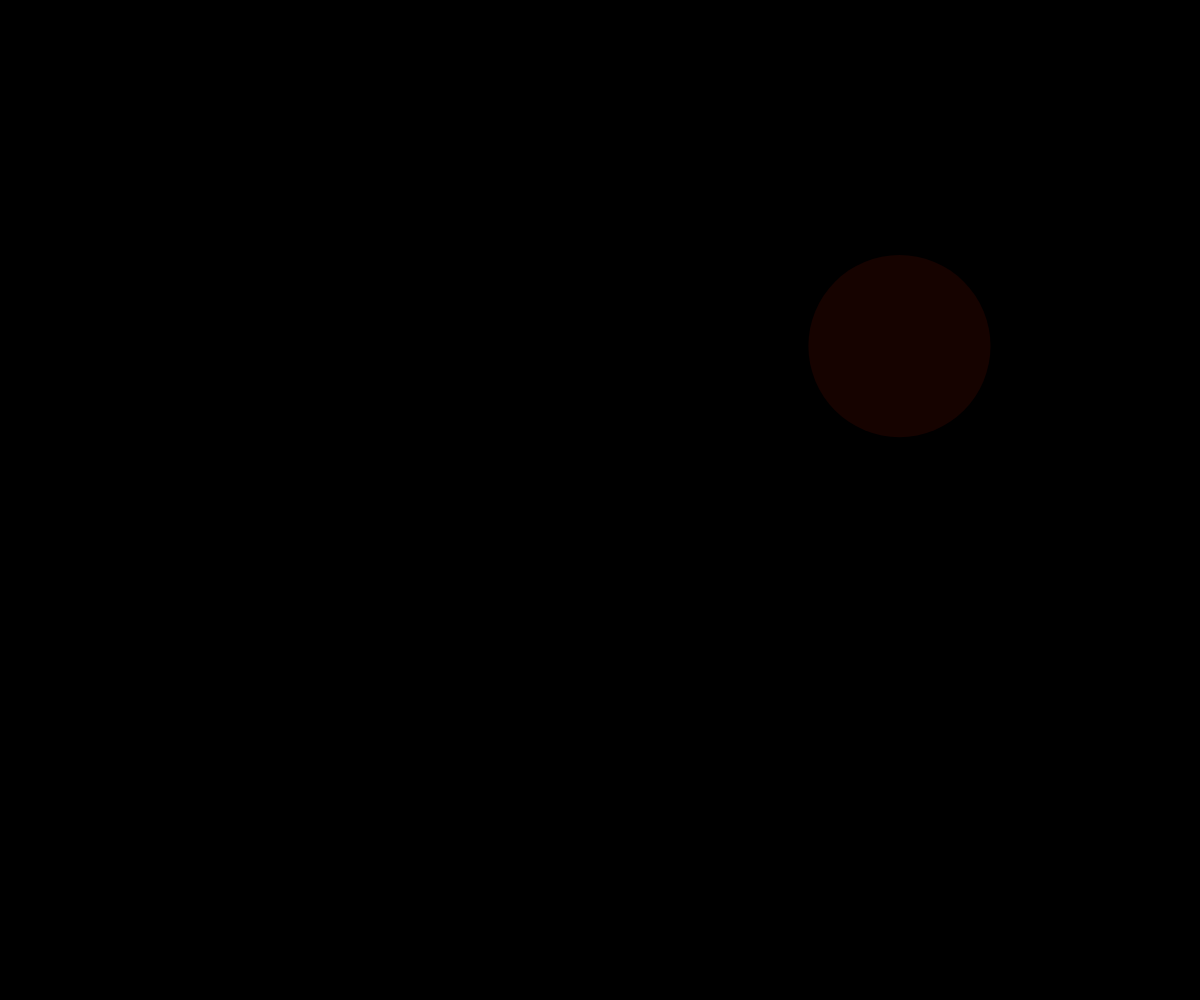
Frame 1 (no input)
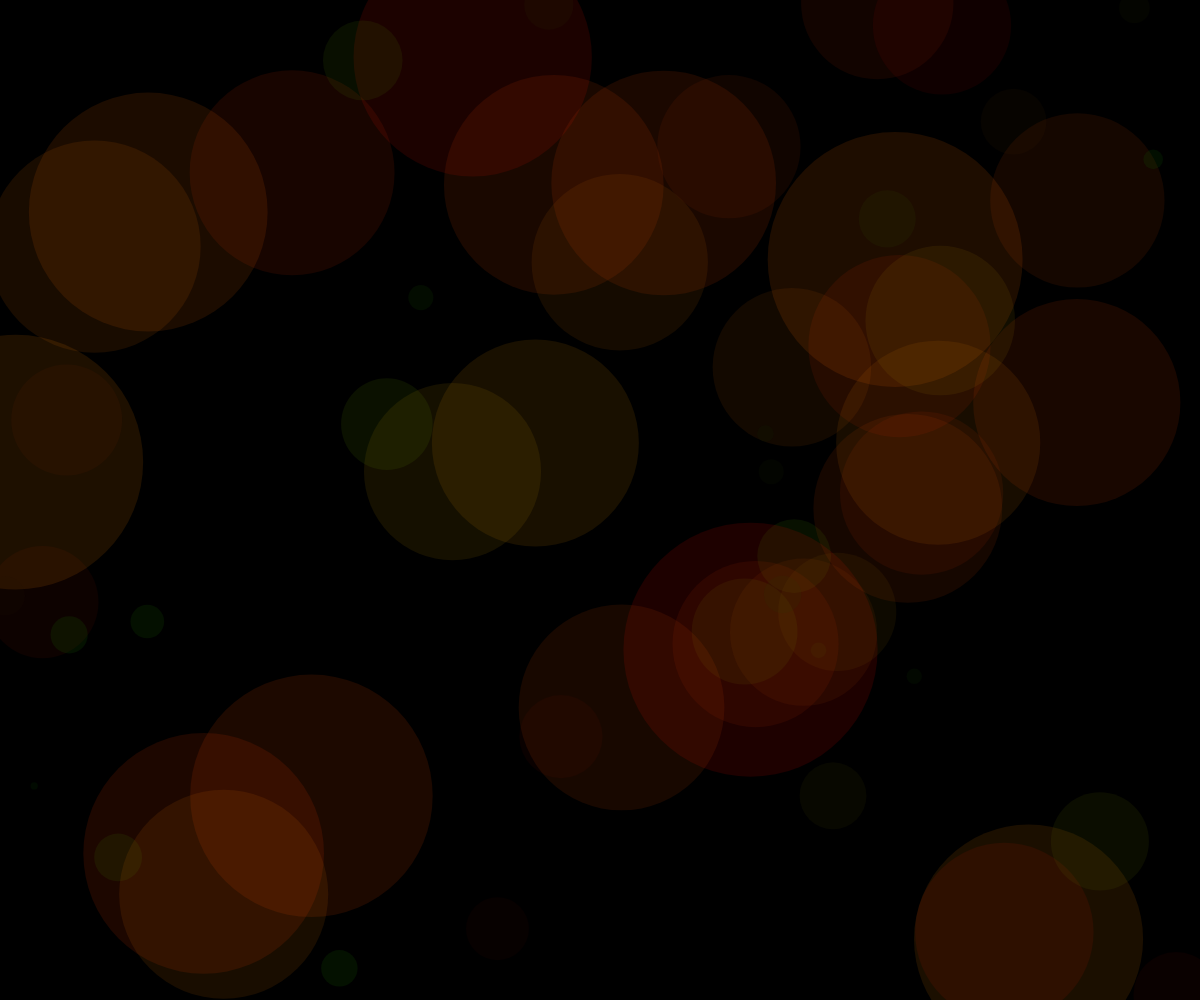
Frame 60 (no input)
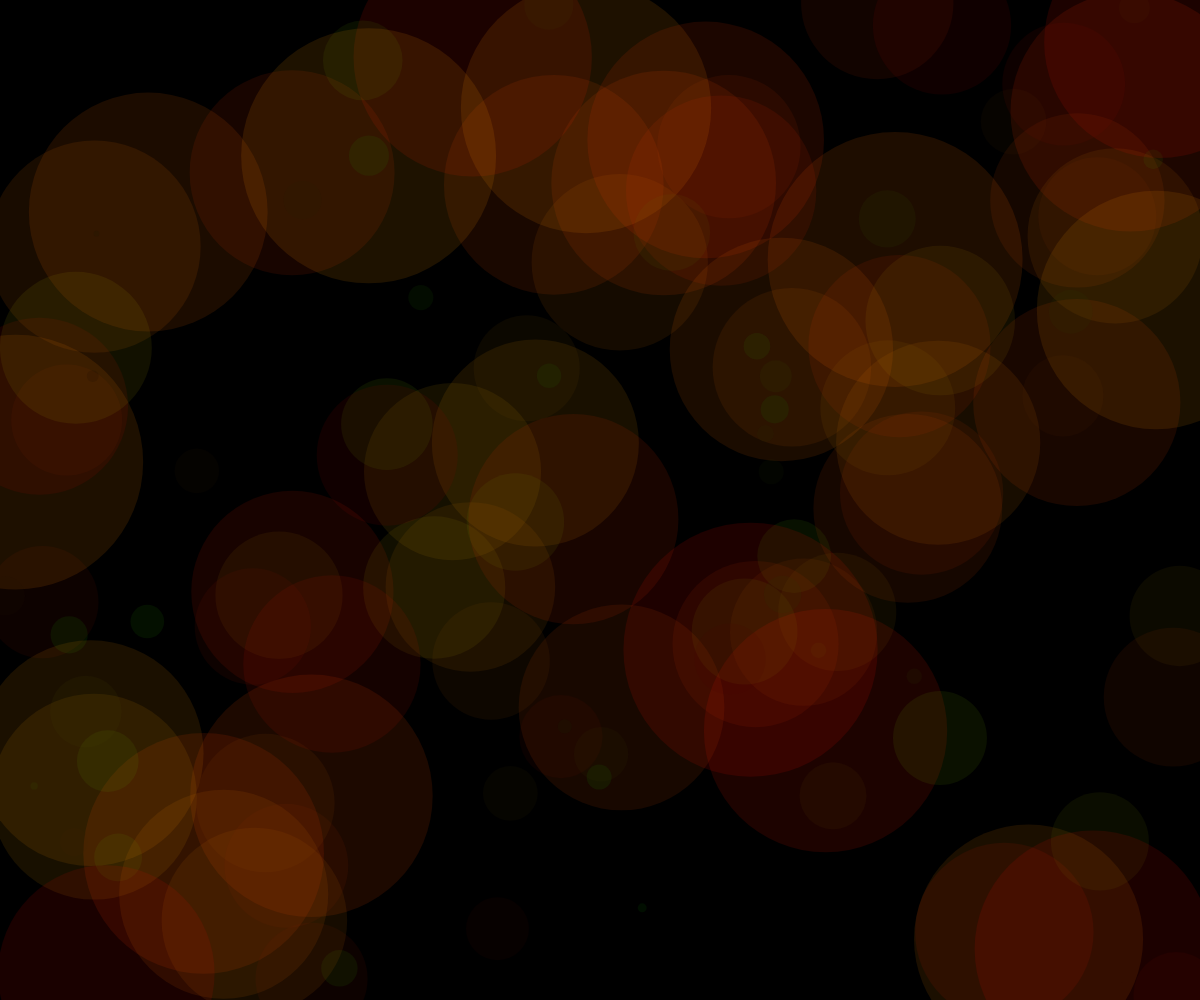
Frame 120 (the mouse pressed at the canvas centre since frame 60)

The p5.js sketch that drew these frames (run headless with seeded random() and noise() and a simulated clock; from frame 60 on, the mouse is pressed at the canvas centre):

// p5.js sketch
// ── sketch.js
let x, y, r, g, b;

function setup() {
  createCanvas(windowWidth, windowHeight);
  background(0);
}

function draw() {
  r = random(255);
  g = random(150);
  b = 0;
  x = random(width);
  y = random(height);
  noStroke()
  fill(r, g, b, 30);
  circle(x, y, r);
}
